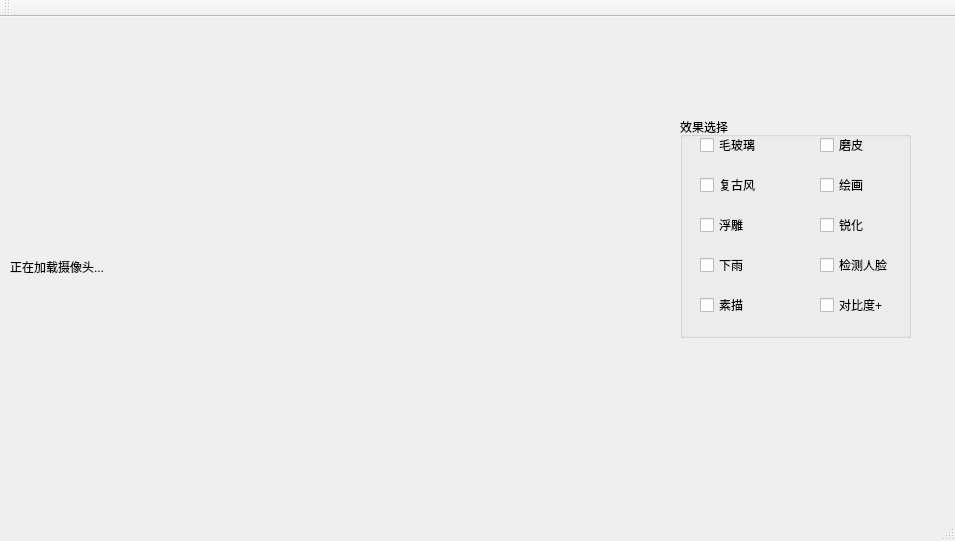
<?xml version="1.0" encoding="UTF-8"?>
<ui version="4.0">
 <class>CameraClass</class>
 <widget class="QMainWindow" name="CameraClass">
  <property name="geometry">
   <rect>
    <x>0</x>
    <y>0</y>
    <width>955</width>
    <height>541</height>
   </rect>
  </property>
  <property name="windowTitle">
   <string>特效Camera -By梁毅3093 薛凯元3075</string>
  </property>
  <property name="windowIcon">
   <iconset>
    <normaloff>icon.ico</normaloff>icon.ico</iconset>
  </property>
  <widget class="QWidget" name="centralWidget">
   <widget class="QLabel" name="viewLabel">
    <property name="geometry">
     <rect>
      <x>10</x>
      <y>10</y>
      <width>640</width>
      <height>480</height>
     </rect>
    </property>
    <property name="text">
     <string>正在加载摄像头...</string>
    </property>
   </widget>
   <widget class="QPushButton" name="writeImg_btn">
    <property name="geometry">
     <rect>
      <x>730</x>
      <y>340</y>
      <width>131</width>
      <height>101</height>
     </rect>
    </property>
    <property name="autoFillBackground">
     <bool>false</bool>
    </property>
    <property name="text">
     <string/>
    </property>
    <property name="icon">
     <iconset>
      <normaloff>icon.png</normaloff>icon.png</iconset>
    </property>
    <property name="iconSize">
     <size>
      <width>160</width>
      <height>160</height>
     </size>
    </property>
    <property name="flat">
     <bool>true</bool>
    </property>
   </widget>
   <widget class="QGroupBox" name="groupBox">
    <property name="geometry">
     <rect>
      <x>680</x>
      <y>100</y>
      <width>231</width>
      <height>221</height>
     </rect>
    </property>
    <property name="title">
     <string>效果选择</string>
    </property>
    <widget class="QCheckBox" name="checkBox_galssshow">
     <property name="geometry">
      <rect>
       <x>20</x>
       <y>20</y>
       <width>91</width>
       <height>16</height>
      </rect>
     </property>
     <property name="text">
      <string>毛玻璃</string>
     </property>
    </widget>
    <widget class="QCheckBox" name="checkBox_oldstyle">
     <property name="geometry">
      <rect>
       <x>20</x>
       <y>60</y>
       <width>91</width>
       <height>16</height>
      </rect>
     </property>
     <property name="text">
      <string>复古风</string>
     </property>
    </widget>
    <widget class="QCheckBox" name="checkBox_sobel">
     <property name="geometry">
      <rect>
       <x>20</x>
       <y>100</y>
       <width>101</width>
       <height>16</height>
      </rect>
     </property>
     <property name="text">
      <string>浮雕</string>
     </property>
    </widget>
    <widget class="QCheckBox" name="checkBox_gaussianBlur">
     <property name="geometry">
      <rect>
       <x>140</x>
       <y>20</y>
       <width>81</width>
       <height>16</height>
      </rect>
     </property>
     <property name="text">
      <string>磨皮</string>
     </property>
    </widget>
    <widget class="QCheckBox" name="checkBox_hsv">
     <property name="geometry">
      <rect>
       <x>140</x>
       <y>60</y>
       <width>81</width>
       <height>16</height>
      </rect>
     </property>
     <property name="text">
      <string>绘画</string>
     </property>
    </widget>
    <widget class="QCheckBox" name="checkBox_sharpen">
     <property name="geometry">
      <rect>
       <x>140</x>
       <y>100</y>
       <width>81</width>
       <height>16</height>
      </rect>
     </property>
     <property name="text">
      <string>锐化</string>
     </property>
    </widget>
    <widget class="QCheckBox" name="checkBox_rain">
     <property name="geometry">
      <rect>
       <x>20</x>
       <y>140</y>
       <width>71</width>
       <height>16</height>
      </rect>
     </property>
     <property name="text">
      <string>下雨</string>
     </property>
    </widget>
    <widget class="QCheckBox" name="checkBox_faceRecognition">
     <property name="geometry">
      <rect>
       <x>140</x>
       <y>140</y>
       <width>71</width>
       <height>16</height>
      </rect>
     </property>
     <property name="text">
      <string>检测人脸</string>
     </property>
    </widget>
    <widget class="QCheckBox" name="checkBox_sketch">
     <property name="geometry">
      <rect>
       <x>20</x>
       <y>180</y>
       <width>71</width>
       <height>16</height>
      </rect>
     </property>
     <property name="text">
      <string>素描</string>
     </property>
    </widget>
    <widget class="QCheckBox" name="checkBox_contrastPlus">
     <property name="geometry">
      <rect>
       <x>140</x>
       <y>180</y>
       <width>71</width>
       <height>16</height>
      </rect>
     </property>
     <property name="text">
      <string>对比度+</string>
     </property>
    </widget>
   </widget>
   <widget class="QLabel" name="label">
    <property name="geometry">
     <rect>
      <x>693</x>
      <y>10</y>
      <width>201</width>
      <height>20</height>
     </rect>
    </property>
    <property name="text">
     <string/>
    </property>
    <property name="alignment">
     <set>Qt::AlignCenter</set>
    </property>
   </widget>
   <widget class="QLabel" name="label_tip">
    <property name="geometry">
     <rect>
      <x>700</x>
      <y>450</y>
      <width>191</width>
      <height>20</height>
     </rect>
    </property>
    <property name="text">
     <string/>
    </property>
    <property name="alignment">
     <set>Qt::AlignCenter</set>
    </property>
    <property name="margin">
     <number>0</number>
    </property>
   </widget>
  </widget>
  <widget class="QToolBar" name="mainToolBar">
   <attribute name="toolBarArea">
    <enum>TopToolBarArea</enum>
   </attribute>
   <attribute name="toolBarBreak">
    <bool>false</bool>
   </attribute>
  </widget>
  <widget class="QStatusBar" name="statusBar"/>
 </widget>
 <layoutdefault spacing="6" margin="11"/>
 <resources>
  <include location="Camera.qrc"/>
 </resources>
 <connections>
  <connection>
   <sender>writeImg_btn</sender>
   <signal>clicked()</signal>
   <receiver>CameraClass</receiver>
   <slot>saveImg()</slot>
   <hints>
    <hint type="sourcelabel">
     <x>800</x>
     <y>421</y>
    </hint>
    <hint type="destinationlabel">
     <x>863</x>
     <y>422</y>
    </hint>
   </hints>
  </connection>
  <connection>
   <sender>checkBox_galssshow</sender>
   <signal>clicked()</signal>
   <receiver>CameraClass</receiver>
   <slot>isGlassCheck()</slot>
   <hints>
    <hint type="sourcelabel">
     <x>729</x>
     <y>137</y>
    </hint>
    <hint type="destinationlabel">
     <x>668</x>
     <y>164</y>
    </hint>
   </hints>
  </connection>
  <connection>
   <sender>checkBox_oldstyle</sender>
   <signal>clicked()</signal>
   <receiver>CameraClass</receiver>
   <slot>isOldCheck()</slot>
   <hints>
    <hint type="sourcelabel">
     <x>736</x>
     <y>182</y>
    </hint>
    <hint type="destinationlabel">
     <x>667</x>
     <y>202</y>
    </hint>
   </hints>
  </connection>
  <connection>
   <sender>checkBox_gaussianBlur</sender>
   <signal>clicked()</signal>
   <receiver>CameraClass</receiver>
   <slot>isGaussianBlurCheck()</slot>
   <hints>
    <hint type="sourcelabel">
     <x>877</x>
     <y>139</y>
    </hint>
    <hint type="destinationlabel">
     <x>920</x>
     <y>162</y>
    </hint>
   </hints>
  </connection>
  <connection>
   <sender>checkBox_sobel</sender>
   <signal>clicked()</signal>
   <receiver>CameraClass</receiver>
   <slot>isSobelCheck()</slot>
   <hints>
    <hint type="sourcelabel">
     <x>718</x>
     <y>217</y>
    </hint>
    <hint type="destinationlabel">
     <x>668</x>
     <y>244</y>
    </hint>
   </hints>
  </connection>
  <connection>
   <sender>checkBox_hsv</sender>
   <signal>clicked()</signal>
   <receiver>CameraClass</receiver>
   <slot>isHsvCheck()</slot>
   <hints>
    <hint type="sourcelabel">
     <x>828</x>
     <y>178</y>
    </hint>
    <hint type="destinationlabel">
     <x>920</x>
     <y>205</y>
    </hint>
   </hints>
  </connection>
  <connection>
   <sender>checkBox_sharpen</sender>
   <signal>clicked()</signal>
   <receiver>CameraClass</receiver>
   <slot>isSharpenCheck()</slot>
   <hints>
    <hint type="sourcelabel">
     <x>834</x>
     <y>217</y>
    </hint>
    <hint type="destinationlabel">
     <x>916</x>
     <y>240</y>
    </hint>
   </hints>
  </connection>
  <connection>
   <sender>checkBox_rain</sender>
   <signal>clicked()</signal>
   <receiver>CameraClass</receiver>
   <slot>isRainCheck()</slot>
   <hints>
    <hint type="sourcelabel">
     <x>702</x>
     <y>257</y>
    </hint>
    <hint type="destinationlabel">
     <x>670</x>
     <y>272</y>
    </hint>
   </hints>
  </connection>
  <connection>
   <sender>checkBox_faceRecognition</sender>
   <signal>clicked()</signal>
   <receiver>CameraClass</receiver>
   <slot>isFaceRecognitionCheck()</slot>
   <hints>
    <hint type="sourcelabel">
     <x>828</x>
     <y>261</y>
    </hint>
    <hint type="destinationlabel">
     <x>916</x>
     <y>280</y>
    </hint>
   </hints>
  </connection>
  <connection>
   <sender>checkBox_sketch</sender>
   <signal>clicked()</signal>
   <receiver>CameraClass</receiver>
   <slot>isSketchCheck()</slot>
   <hints>
    <hint type="sourcelabel">
     <x>709</x>
     <y>300</y>
    </hint>
    <hint type="destinationlabel">
     <x>663</x>
     <y>299</y>
    </hint>
   </hints>
  </connection>
  <connection>
   <sender>checkBox_contrastPlus</sender>
   <signal>clicked()</signal>
   <receiver>CameraClass</receiver>
   <slot>isContrastPlusCheck()</slot>
   <hints>
    <hint type="sourcelabel">
     <x>831</x>
     <y>301</y>
    </hint>
    <hint type="destinationlabel">
     <x>919</x>
     <y>313</y>
    </hint>
   </hints>
  </connection>
 </connections>
 <slots>
  <slot>saveImg()</slot>
  <slot>isGlassCheck()</slot>
  <slot>isOldCheck()</slot>
  <slot>slot1()</slot>
  <slot>isGaussianBlurCheck()</slot>
  <slot>isSobelCheck()</slot>
  <slot>isHsvCheck()</slot>
  <slot>isSharpenCheck()</slot>
  <slot>isRainCheck()</slot>
  <slot>isFaceRecognitionCheck()</slot>
  <slot>isSketchCheck()</slot>
  <slot>isWindCheck()</slot>
  <slot>isContrastPlusCheck()</slot>
 </slots>
</ui>
